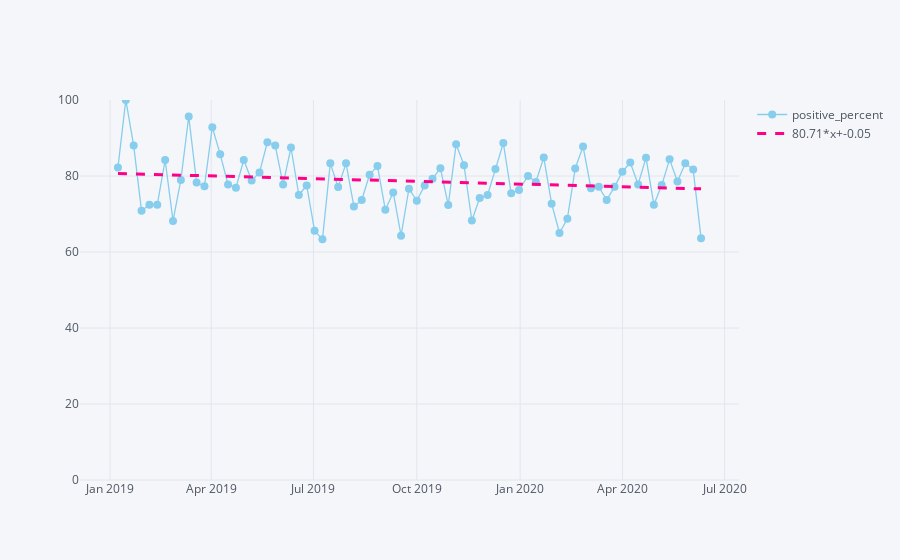

Notebook code cell kept with this figure:
### Code cell
# RETAILER 'HOMEDEPOT'
date_eval2 = aspectTimesSeries(data,token_column='retailer',aspect= 'homedepot')
timesSeriesVisualization(date_eval2)
